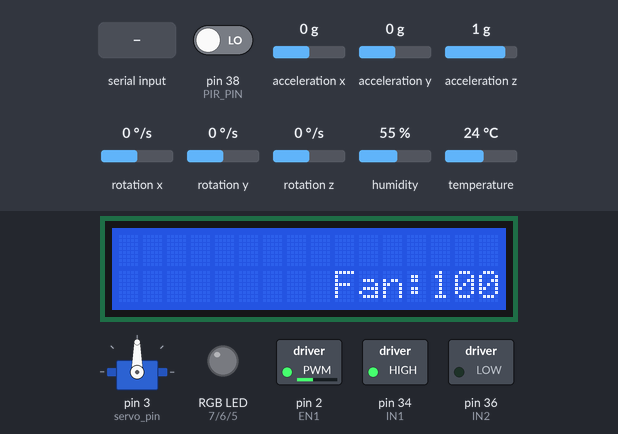
This sketch was run on a simulated Arduino Mega 2560, built with avr-gcc and run on an emulated ATmega2560. Parts: servo, 16×2 character LCD, switched loads named in the sketch (green lamp = pin HIGH), an RGB LED mixed from three pins (HIGH = lit). The inputs (shaded band) are chosen by the test bench; at power-on: pin 38 (PIR_PIN) LOW, temperature 24 °C, humidity 55 %, acceleration x 0 g, acceleration y 0 g, acceleration z 1 g, rotation x 0 °/s, rotation y 0 °/s, rotation z 0 °/s. What the sketch prints to the serial monitor is not drawn.

Above: at 5.2 s.
5.3 s: pin 38 (PIR_PIN) driven HIGH
At 6.0 s:
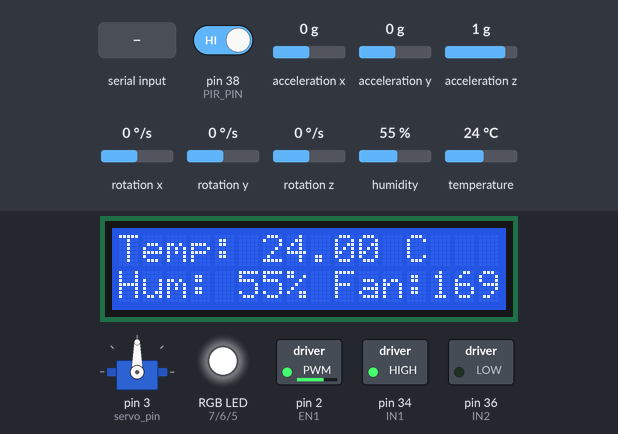
7.0 s: temperature set to 0 °C
At 10.0 s:
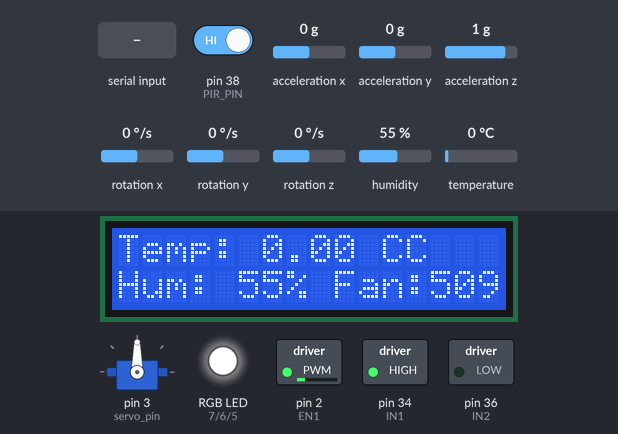
10.3 s: humidity set to 32 %
At 11.7 s:
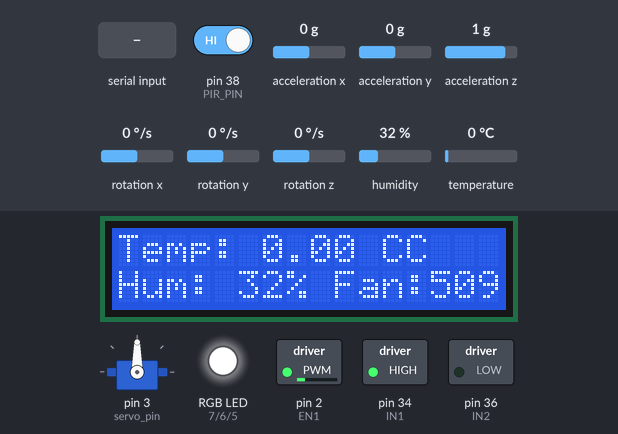
12.5 s: humidity set to 29 %
At 14.4 s:
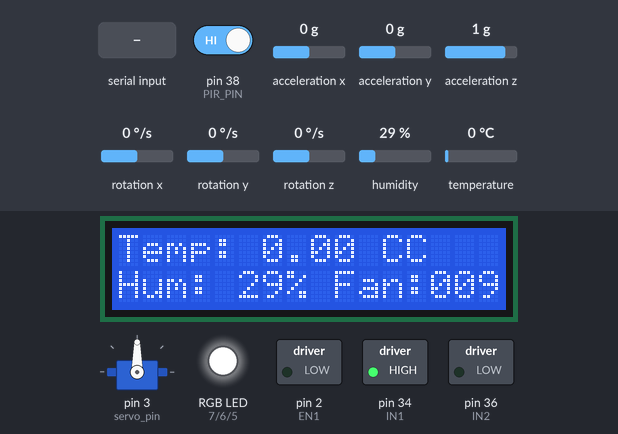
14.7 s: "disgusted\n" received over Serial
At 15.8 s:
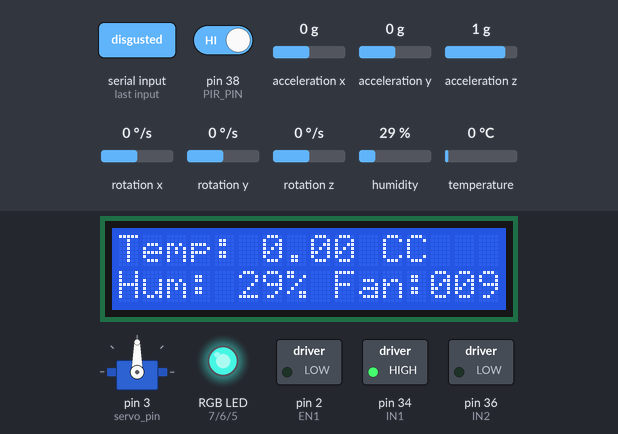
16.2 s: acceleration x set to -1.4 g
At 17.7 s:
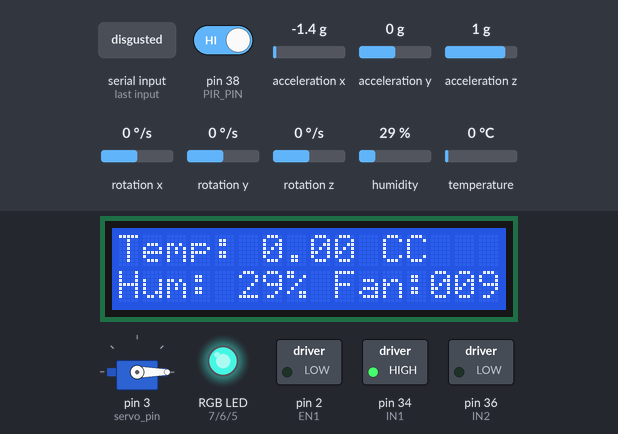
Timing chart, 0 to 18.8 s (numbered marks = the images above; inputs shaded):
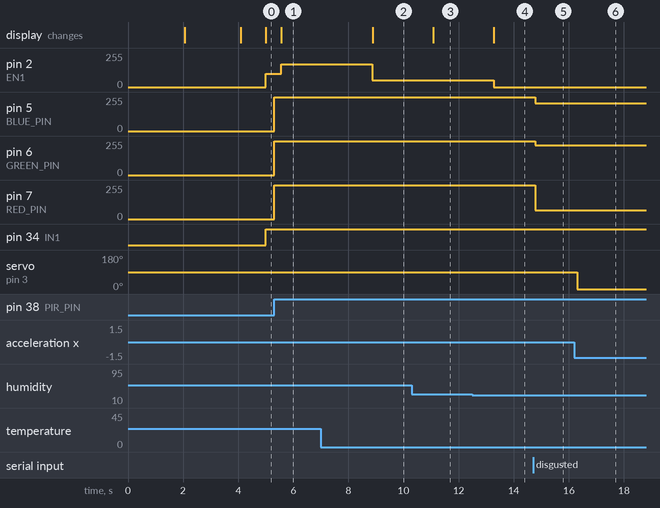

Measured:
- the behaviour switches between 31 and 30 % on humidity (found by bisection; images 3 and 4)
- after the input at 5.3 s, pin 2 (EN1): 100/255 → 169/255 after 0.26 s; pin 5 (BLUE_PIN), pin 6 (GREEN_PIN), pin 7 (RED_PIN): 0/255 → 255/255 at once; the display: changes after 0.27 s (image 1)
- after the input at 7.0 s, pin 2 (EN1): 169/255 → 50/255 after 1.9 s; the display: changes after 1.9 s (image 2)
- after the input at 10.3 s, the display: changes after 0.78 s (image 3)
- after the input at 12.5 s, pin 2 (EN1): 50/255 → 0/255 after 0.77 s; the display: changes after 0.78 s (image 4)
- after the input at 14.7 s, pin 5 (BLUE_PIN): 255/255 → 208/255 after 0.08 s; pin 6 (GREEN_PIN): 255/255 → 224/255 after 0.08 s; pin 7 (RED_PIN): 255/255 → 64/255 after 0.08 s
- after the input at 16.2 s, servo on pin 3 (servo_pin): 90° → 0° after 0.10 s

The sketch:

fan+emotion.ino
```cpp
#include <Wire.h>
#include <MPU6050.h>
#include <Servo.h>
#include <DHT.h>
#include <LiquidCrystal.h>
#include <IRremote.hpp>

#define RECEIVER_PIN 10 // Pin the receiver is plugged into
// Emotion-based light control and PIR setup
#define RED_PIN 7
#define GREEN_PIN 6
#define BLUE_PIN 5
#define PIR_PIN 38
#define DHTPIN A3
#define DHTTYPE DHT11
// Motor driver setup
#define EN1 2
#define IN1 34
#define IN2 36

// Servo and MPU6050 setup
Servo sg90;
int servo_pin = 3;
MPU6050 sensor;
int16_t ax, ay, az;
int16_t gx, gy, gz;

// LCD and DHT11 setup
LiquidCrystal lcd(32, 30, 28, 26, 24, 22);
DHT dht(DHTPIN, DHTTYPE);

// PID constants
float Kp = 40.0;
float Ki = 0.01;
float Kd = 1.0;

// PID variables
float setPointTemp = 25.0;
float setPointHumidity = 30.0;
float error, prevError = 0;
float integral = 0;
float derivative;
unsigned long lastTime = 0;
unsigned long sampleTime = 1000;  // Sample time in milliseconds
float integralLimit = 100;  // Reduced limit for integral wind-up

// User preference storage
struct Preference {
  float temperature;
  float humidity;
  int fanSpeed;
};

Preference preferences[10];  // Store up to 10 preferences
int preferenceCount = 0;

int speed = 0; // Declare speed as a global variable
unsigned long handDetectedTime = 0;
bool handControlMode = false; // State variable for hand control mode

int pirValue; // Place to store read PIR Value
unsigned long lastMotionTime = 0; // Time of the last detected motion
const unsigned long motionTimeout = 5000; // 5-second timeout
bool motionDetected = false;
char currentEmotion = '7'; // Default to 'Mismatch' or white color


void setup() {
  Serial.begin(9600);
  pinMode(RED_PIN, OUTPUT);
  pinMode(GREEN_PIN, OUTPUT);
  pinMode(BLUE_PIN, OUTPUT);
  pinMode(PIR_PIN, INPUT);
  setColor(0, 0, 0); // Initialize with LED off
  Serial.println("Setup complete");

  // Setup for Servo and MPU6050
  sg90.attach(servo_pin);
  Wire.begin();
  Serial.println("Initializing the sensor");
  sensor.initialize();
  Serial.println(sensor.testConnection() ? "Successfully Connected" : "Connection failed");
  delay(1000);
  Serial.println("Taking Values from the sensor");
  delay(1000);

  // Setup for LCD and DHT11
  lcd.begin(16, 2);
  lcd.print("Initializing...");
  dht.begin();

  // Setup for motor driver
  pinMode(EN1, OUTPUT);
  pinMode(IN1, OUTPUT);
  pinMode(IN2, OUTPUT);

  // Setup for IR receiver
  IrReceiver.begin(RECEIVER_PIN, ENABLE_LED_FEEDBACK);

  // Wait for the sensor to stabilize
  delay(2000);
  lcd.clear();
}

void loop() {
  pirValue = digitalRead(PIR_PIN);

  if (pirValue == HIGH) {
    lastMotionTime = millis();
    if (!motionDetected) {
      Serial.println("Motion detected");
      setColor(255, 255, 255); // Set LED to white when motion is first detected
      Serial.println("MOTION"); // Send motion signal to Python
      motionDetected = true;
    }
  }


  if (Serial.available() > 0) {
    String receivedEmotion = Serial.readStringUntil('\n');
    receivedEmotion.trim(); // Trim any whitespace or newline characters
    Serial.print("Received: ");
    Serial.println(receivedEmotion);
    setColorBasedOnEmotion(receivedEmotion); // Set LED color based on the received emotion
  }

  if (millis() - lastMotionTime > motionTimeout) {
    setColor(0, 0, 0); // Turn off the LED if no motion detected for 5 seconds
    motionDetected = false;
    // Set the fan speed to 100 if no motion is detected
    speed = 100;
    analogWrite(EN1, speed);
    digitalWrite(IN1, HIGH);
    digitalWrite(IN2, LOW);
    lcd.setCursor(9, 1);  // Update LCD with the adjusted speed
    lcd.print("Fan:");
    lcd.print(speed);
  }

  // Check for hand detection message
  if (Serial.available() > 0) {
    String data = Serial.readStringUntil('\n');
    int delimiterIndex = data.indexOf(',');
    if (delimiterIndex != -1) {
      int distance = data.substring(0, delimiterIndex).toInt();
      int angle = data.substring(delimiterIndex + 1).toInt();

      if (distance < 0) {
        handControlMode = false;
        handDetectedTime = millis();  // Record the time when the hand was last detected
      } else {
        handControlMode = true;
        handDetectedTime = millis();  // Reset the hand detection time

        // Control fan speed with L293D directly from distance
        int fanSpeed = (distance > 255) ? 255 : distance;
        analogWrite(EN1, fanSpeed);
        digitalWrite(IN1, HIGH);
        digitalWrite(IN2, LOW);

        // Control servo motor
        int servoAngle = map(angle, -180, 0, 0, 180); // Map -180 to 0 to 0 to 180
        sg90.write(servoAngle);

        // Update the LCD with the new speed
        lcd.setCursor(9, 1);  // Move the cursor to the appropriate position
        lcd.print("Fan:");
        lcd.print(fanSpeed);
      }
    }
  }

  // Switch to PID control if hand not detected for more than 5 seconds
  if (millis() - handDetectedTime > 5000) {
    handControlMode = false;
  }
    // Read humidity and temperature from DHT11
    float h = dht.readHumidity();
    float t = dht.readTemperature();
  // PID control mode
  if (!handControlMode && motionDetected) {
    // MPU6050 reading and servo control
    sensor.getMotion6(&ax, &ay, &az, &gx, &gy, &gz);
    int servoPosition = map(ax, -17000, 17000, 0, 180); // Adjusted for Servo angle
    sg90.write(servoPosition);
    Serial.println(servoPosition);
    delay(200);

    // Read humidity and temperature from DHT11
    float h = dht.readHumidity();
    float t = dht.readTemperature();

    // Check if any reads failed and exit early (to try again)
    if (isnan(h) || isnan(t)) {
      lcd.setCursor(0, 0);
      lcd.print("Failed to read");
      lcd.setCursor(0, 1);
      lcd.print("from sensor!");
      return;
    }

    // Get the current time
    unsigned long now = millis();
    if (now - lastTime >= sampleTime) {
      // Calculate temperature and humidity errors
      float tempError = t - setPointTemp;
      float humidityError = h - setPointHumidity;
      error = tempError * 0.8 + humidityError * 0.2;

      // Calculate integral with wind-up guard
      integral += error * (now - lastTime);
      integral = constrain(integral, -integralLimit, integralLimit);

      // Calculate derivative
      derivative = (error - prevError) / (now - lastTime);

      // Compute PID output
      float output = Kp * error + Ki * integral + Kd * derivative;

      // Constrain the PID output to PWM range (0-255)
      speed = constrain(output, 0, 255);

      // Ensure minimum fan speed
      if (speed < 50 && (tempError > 0 || humidityError > 0)) {
        speed = 50;
      }

      // Debug output
      Serial.print("Temperature: ");
      Serial.print(t);
      Serial.print(" C, Humidity: ");
      Serial.print(h);
      Serial.print(" %, Error: ");
      Serial.print(error);
      Serial.print(", Integral: ");
      Serial.print(integral);
      Serial.print(", Derivative: ");
      Serial.print(derivative);
      Serial.print(", Output: ");
      Serial.print(output);
      Serial.print(", Speed: ");
      Serial.println(speed);

      // Update previous error and last time
      prevError = error;
      lastTime = now;

      // Control the motor
      analogWrite(EN1, speed);
      digitalWrite(IN1, HIGH);
      digitalWrite(IN2, LOW);

      // Print temperature, humidity, and fan speed to the LCD
      lcd.setCursor(0, 0);
      lcd.print("Temp: ");
      lcd.print(t);
      lcd.print(" C");

      lcd.setCursor(0, 1);
      lcd.print("Hum: ");
      lcd.print((int)h);  // Cast humidity to an integer
      lcd.print("%");

      lcd.setCursor(9, 1);  // Move the cursor to a new position to avoid overwriting
      lcd.print("Fan:");
      lcd.print(speed);
    }

    // Check if current conditions match any stored preferences
    bool preferenceApplied = false;
    for (int i = 0; i < preferenceCount; i++) {
      if (abs(preferences[i].temperature - t) < 1 && abs(preferences[i].humidity - h) < 5) {
        speed = preferences[i].fanSpeed;
        analogWrite(EN1, speed);
        Serial.print("Applying saved preference: ");
        Serial.println(speed);
        lcd.setCursor(9, 1);  // Update LCD with the adjusted speed
        lcd.print("Fan:");
        lcd.print(speed);
        preferenceApplied = true;
        break;
      }
    }

    if (!preferenceApplied) {
      // If no preference is applied, continue with the PID control
      analogWrite(EN1, speed);
      lcd.setCursor(9, 1);  // Update LCD with the PID controlled speed
      lcd.print("Fan:");
      lcd.print(speed);
    }

    // IR remote handling
    if (IrReceiver.decode()) {
      int fanSpeedAdjustment = 0;
      uint16_t command = IrReceiver.decodedIRData.command;
      static uint16_t lastCommand = 0; // Store the last non-repeat command

      if (command == 0xFFFFFFFF) { // Repeat code
        command = lastCommand; // Use the last non-repeat command
      } else {
        lastCommand = command; // Update the last non-repeat command
      }

      switch (command) {
        case 69: // ON/OFF
          fanSpeedAdjustment = 0;
          break;
        case 70: // +VOL
          fanSpeedAdjustment = 10;
          break;
        case 21: // -VOL
          fanSpeedAdjustment = -10;
          break;
        case 9: // UP
          fanSpeedAdjustment = 20;
          break;
        case 7: // DOWN
          fanSpeedAdjustment = -20;
          break;
        case 13: // ST/REPT - Save current preferences
          preferenceCount = 0;
          Serial.println("User preferences reset.");
          break;
      }

      if (fanSpeedAdjustment != 0) {
        speed = constrain(speed + fanSpeedAdjustment, 0, 255);
        analogWrite(EN1, speed);
        lcd.setCursor(9, 1);  // Update LCD with the adjusted speed
        lcd.print("Fan:");
        lcd.print(speed);

        // Save the updated speed to preferences if within tolerance range
        bool preferenceFound = false;
        for (int i = 0; i < preferenceCount; i++) {
          if (abs(preferences[i].temperature - t) < 1 && abs(preferences[i].humidity - h) < 5) {
            preferences[i].fanSpeed = speed;
            preferenceFound = true;
            break;
          }
        }

        if (!preferenceFound && preferenceCount < 10) {
          preferences[preferenceCount].temperature = t;
          preferences[preferenceCount].humidity = h;
          preferences[preferenceCount].fanSpeed = speed;
          preferenceCount++;
        }
      }
      IrReceiver.resume();
    }
  }
}

void setColor(int red, int green, int blue) {
  analogWrite(RED_PIN, red);
  analogWrite(GREEN_PIN, green);
  analogWrite(BLUE_PIN, blue);
}

void setColorBasedOnEmotion(String emotion) {
  if (emotion == "angry") {
    setColor(50, 50, 255); // Blue
  } else if (emotion == "disgusted") {
    setColor(64, 224, 208); // Turquoise
  } else if (emotion == "fear") {
    setColor(70, 255, 70); // Light green
  } else if (emotion == "happy") {
    setColor(255, 50, 50); // Pink
  } else if (emotion == "neutral") {
    setColor(192, 192, 192); // Light Gray
  } else if (emotion == "sad") {
    setColor(255, 255, 30); // Orange
  } else if (emotion == "surprised") {
    setColor(128, 40, 128); // Pink
  } else if (emotion == "Mismatch") {
    setColor(255, 255, 255); // White
  } else {
    setColor(255, 255, 255); // Default to White
  }
}
```
